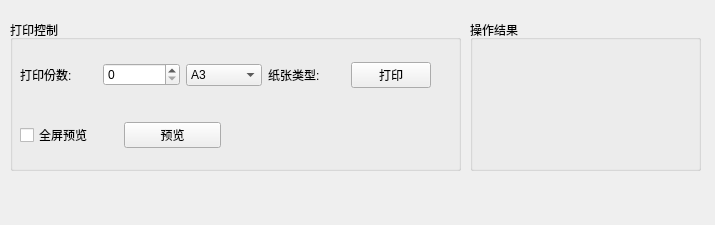
<?xml version="1.0" encoding="UTF-8"?>
<ui version="4.0">
 <class>Form</class>
 <widget class="QWidget" name="Form">
  <property name="geometry">
   <rect>
    <x>0</x>
    <y>0</y>
    <width>715</width>
    <height>225</height>
   </rect>
  </property>
  <property name="windowTitle">
   <string>打印控件</string>
  </property>
  <widget class="QGroupBox" name="controlsGroup">
   <property name="geometry">
    <rect>
     <x>10</x>
     <y>20</y>
     <width>451</width>
     <height>151</height>
    </rect>
   </property>
   <property name="title">
    <string>打印控制</string>
   </property>
   <widget class="QWidget" name="layoutWidget">
    <property name="geometry">
     <rect>
      <x>10</x>
      <y>40</y>
      <width>411</width>
      <height>30</height>
     </rect>
    </property>
    <layout class="QHBoxLayout" name="horizontalLayout">
     <item>
      <widget class="QLabel" name="label">
       <property name="text">
        <string>打印份数:</string>
       </property>
      </widget>
     </item>
     <item>
      <widget class="QSpinBox" name="numberSpinBox"/>
     </item>
     <item>
      <widget class="QComboBox" name="styleCombo">
       <item>
        <property name="text">
         <string>A3</string>
        </property>
       </item>
       <item>
        <property name="text">
         <string>A4</string>
        </property>
       </item>
       <item>
        <property name="text">
         <string>A5</string>
        </property>
       </item>
      </widget>
     </item>
     <item>
      <widget class="QLabel" name="label_2">
       <property name="text">
        <string>纸张类型:</string>
       </property>
      </widget>
     </item>
     <item>
      <widget class="QPushButton" name="printButton">
       <property name="text">
        <string>打印</string>
       </property>
      </widget>
     </item>
    </layout>
   </widget>
   <widget class="QWidget" name="layoutWidget">
    <property name="geometry">
     <rect>
      <x>10</x>
      <y>100</y>
      <width>201</width>
      <height>30</height>
     </rect>
    </property>
    <layout class="QHBoxLayout" name="horizontalLayout_2">
     <item>
      <widget class="QCheckBox" name="previewStatus">
       <property name="text">
        <string>全屏预览</string>
       </property>
      </widget>
     </item>
     <item>
      <widget class="QPushButton" name="previewButton">
       <property name="text">
        <string>预览</string>
       </property>
      </widget>
     </item>
    </layout>
   </widget>
  </widget>
  <widget class="QGroupBox" name="resultGroup">
   <property name="geometry">
    <rect>
     <x>470</x>
     <y>20</y>
     <width>231</width>
     <height>151</height>
    </rect>
   </property>
   <property name="title">
    <string>操作结果</string>
   </property>
   <widget class="QLabel" name="resultLabel">
    <property name="geometry">
     <rect>
      <x>20</x>
      <y>30</y>
      <width>191</width>
      <height>101</height>
     </rect>
    </property>
    <property name="text">
     <string>&lt;html&gt;&lt;head/&gt;&lt;body&gt;&lt;p&gt;&lt;br/&gt;&lt;/p&gt;&lt;/body&gt;&lt;/html&gt;</string>
    </property>
   </widget>
  </widget>
 </widget>
 <resources/>
 <connections>
  <connection>
   <sender>previewButton</sender>
   <signal>clicked()</signal>
   <receiver>Form</receiver>
   <slot>emitPreviewSignal()</slot>
   <hints>
    <hint type="sourcelabel">
     <x>189</x>
     <y>136</y>
    </hint>
    <hint type="destinationlabel">
     <x>491</x>
     <y>184</y>
    </hint>
   </hints>
  </connection>
 </connections>
 <slots>
  <slot>emitPreviewSignal()</slot>
 </slots>
</ui>
